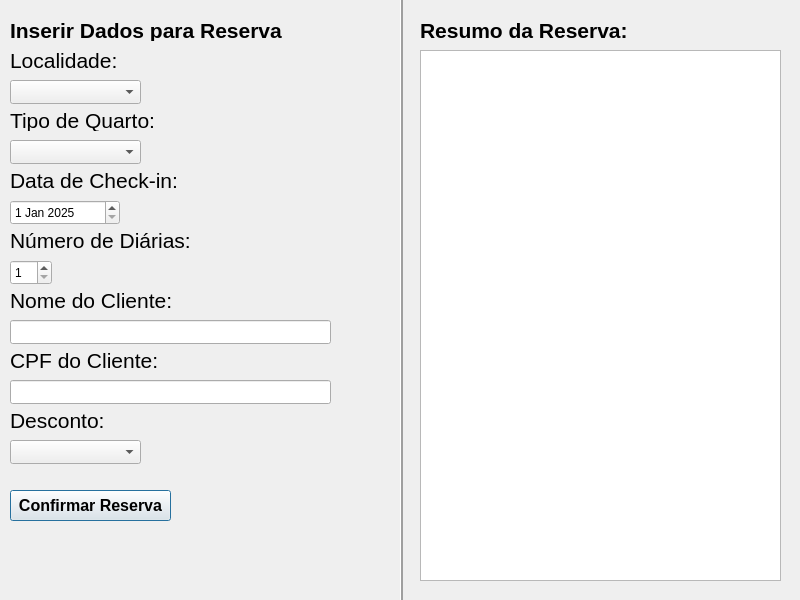
<?xml version="1.0" encoding="UTF-8"?>
<ui version="4.0">
 <class>Janela4</class>
 <widget class="QDialog" name="Janela4">
  <property name="geometry">
   <rect>
    <x>0</x>
    <y>0</y>
    <width>800</width>
    <height>600</height>
   </rect>
  </property>
  <property name="windowTitle">
   <string>Dialog</string>
  </property>
  <widget class="QLabel" name="label_4">
   <property name="geometry">
    <rect>
     <x>10</x>
     <y>230</y>
     <width>240</width>
     <height>21</height>
    </rect>
   </property>
   <property name="font">
    <font>
     <pointsize>16</pointsize>
    </font>
   </property>
   <property name="text">
    <string>Número de Diárias:</string>
   </property>
  </widget>
  <widget class="QLabel" name="label">
   <property name="geometry">
    <rect>
     <x>10</x>
     <y>50</y>
     <width>240</width>
     <height>21</height>
    </rect>
   </property>
   <property name="font">
    <font>
     <pointsize>16</pointsize>
    </font>
   </property>
   <property name="text">
    <string>Localidade:</string>
   </property>
  </widget>
  <widget class="QLabel" name="label_2">
   <property name="geometry">
    <rect>
     <x>10</x>
     <y>110</y>
     <width>240</width>
     <height>21</height>
    </rect>
   </property>
   <property name="font">
    <font>
     <pointsize>16</pointsize>
    </font>
   </property>
   <property name="text">
    <string>Tipo de Quarto:</string>
   </property>
  </widget>
  <widget class="QLabel" name="label_3">
   <property name="geometry">
    <rect>
     <x>10</x>
     <y>170</y>
     <width>240</width>
     <height>21</height>
    </rect>
   </property>
   <property name="font">
    <font>
     <pointsize>16</pointsize>
    </font>
   </property>
   <property name="text">
    <string>Data de Check-in:</string>
   </property>
  </widget>
  <widget class="QLabel" name="label_5">
   <property name="geometry">
    <rect>
     <x>10</x>
     <y>290</y>
     <width>240</width>
     <height>21</height>
    </rect>
   </property>
   <property name="font">
    <font>
     <pointsize>16</pointsize>
    </font>
   </property>
   <property name="text">
    <string>Nome do Cliente:</string>
   </property>
  </widget>
  <widget class="QLabel" name="label_6">
   <property name="geometry">
    <rect>
     <x>10</x>
     <y>350</y>
     <width>240</width>
     <height>21</height>
    </rect>
   </property>
   <property name="font">
    <font>
     <pointsize>16</pointsize>
    </font>
   </property>
   <property name="text">
    <string>CPF do Cliente:</string>
   </property>
  </widget>
  <widget class="QLabel" name="label_7">
   <property name="geometry">
    <rect>
     <x>10</x>
     <y>410</y>
     <width>240</width>
     <height>21</height>
    </rect>
   </property>
   <property name="font">
    <font>
     <pointsize>16</pointsize>
    </font>
   </property>
   <property name="text">
    <string>Desconto:</string>
   </property>
  </widget>
  <widget class="QSpinBox" name="diariasSpinBox">
   <property name="geometry">
    <rect>
     <x>10</x>
     <y>260</y>
     <width>42</width>
     <height>25</height>
    </rect>
   </property>
   <property name="minimum">
    <number>1</number>
   </property>
  </widget>
  <widget class="QDateEdit" name="dataCheckinEdit">
   <property name="geometry">
    <rect>
     <x>10</x>
     <y>200</y>
     <width>110</width>
     <height>25</height>
    </rect>
   </property>
   <property name="dateTime">
    <datetime>
     <hour>6</hour>
     <minute>0</minute>
     <second>0</second>
     <year>2025</year>
     <month>1</month>
     <day>1</day>
    </datetime>
   </property>
  </widget>
  <widget class="QComboBox" name="quartoComboBox">
   <property name="geometry">
    <rect>
     <x>10</x>
     <y>140</y>
     <width>131</width>
     <height>24</height>
    </rect>
   </property>
  </widget>
  <widget class="QComboBox" name="localComboBox">
   <property name="geometry">
    <rect>
     <x>10</x>
     <y>80</y>
     <width>131</width>
     <height>24</height>
    </rect>
   </property>
  </widget>
  <widget class="QLineEdit" name="nomeLineEdit">
   <property name="geometry">
    <rect>
     <x>10</x>
     <y>320</y>
     <width>321</width>
     <height>24</height>
    </rect>
   </property>
  </widget>
  <widget class="QLineEdit" name="cpfLineEdit">
   <property name="geometry">
    <rect>
     <x>10</x>
     <y>380</y>
     <width>321</width>
     <height>24</height>
    </rect>
   </property>
  </widget>
  <widget class="QComboBox" name="descontoComboBox">
   <property name="geometry">
    <rect>
     <x>10</x>
     <y>440</y>
     <width>131</width>
     <height>24</height>
    </rect>
   </property>
  </widget>
  <widget class="Line" name="line">
   <property name="geometry">
    <rect>
     <x>400</x>
     <y>-40</y>
     <width>3</width>
     <height>800</height>
    </rect>
   </property>
   <property name="font">
    <font>
     <pointsize>14</pointsize>
    </font>
   </property>
   <property name="frameShadow">
    <enum>QFrame::Shadow::Raised</enum>
   </property>
   <property name="lineWidth">
    <number>15</number>
   </property>
   <property name="orientation">
    <enum>Qt::Orientation::Vertical</enum>
   </property>
  </widget>
  <widget class="QPushButton" name="confirmarButton">
   <property name="geometry">
    <rect>
     <x>10</x>
     <y>490</y>
     <width>161</width>
     <height>31</height>
    </rect>
   </property>
   <property name="font">
    <font>
     <pointsize>12</pointsize>
     <bold>true</bold>
    </font>
   </property>
   <property name="text">
    <string>Confirmar Reserva</string>
   </property>
  </widget>
  <widget class="QLabel" name="label_8">
   <property name="geometry">
    <rect>
     <x>420</x>
     <y>20</y>
     <width>240</width>
     <height>21</height>
    </rect>
   </property>
   <property name="font">
    <font>
     <pointsize>16</pointsize>
     <bold>true</bold>
    </font>
   </property>
   <property name="text">
    <string>Resumo da Reserva:</string>
   </property>
  </widget>
  <widget class="QTextEdit" name="resumoTextEdit">
   <property name="geometry">
    <rect>
     <x>420</x>
     <y>50</y>
     <width>361</width>
     <height>531</height>
    </rect>
   </property>
   <property name="readOnly">
    <bool>true</bool>
   </property>
  </widget>
  <widget class="QLabel" name="label_9">
   <property name="geometry">
    <rect>
     <x>10</x>
     <y>20</y>
     <width>291</width>
     <height>21</height>
    </rect>
   </property>
   <property name="font">
    <font>
     <pointsize>16</pointsize>
     <bold>true</bold>
    </font>
   </property>
   <property name="text">
    <string>Inserir Dados para Reserva</string>
   </property>
  </widget>
 </widget>
 <resources/>
 <connections/>
</ui>
